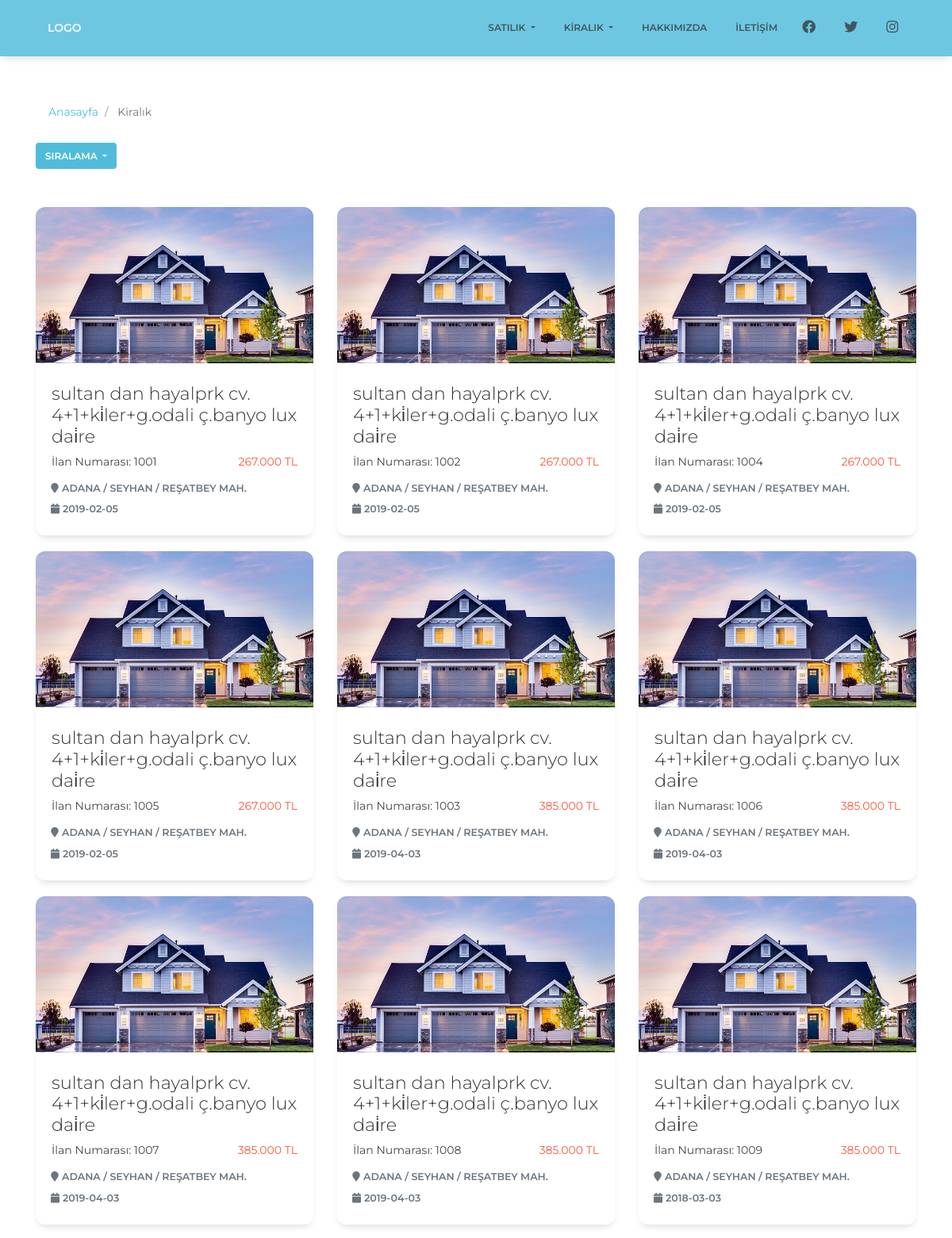
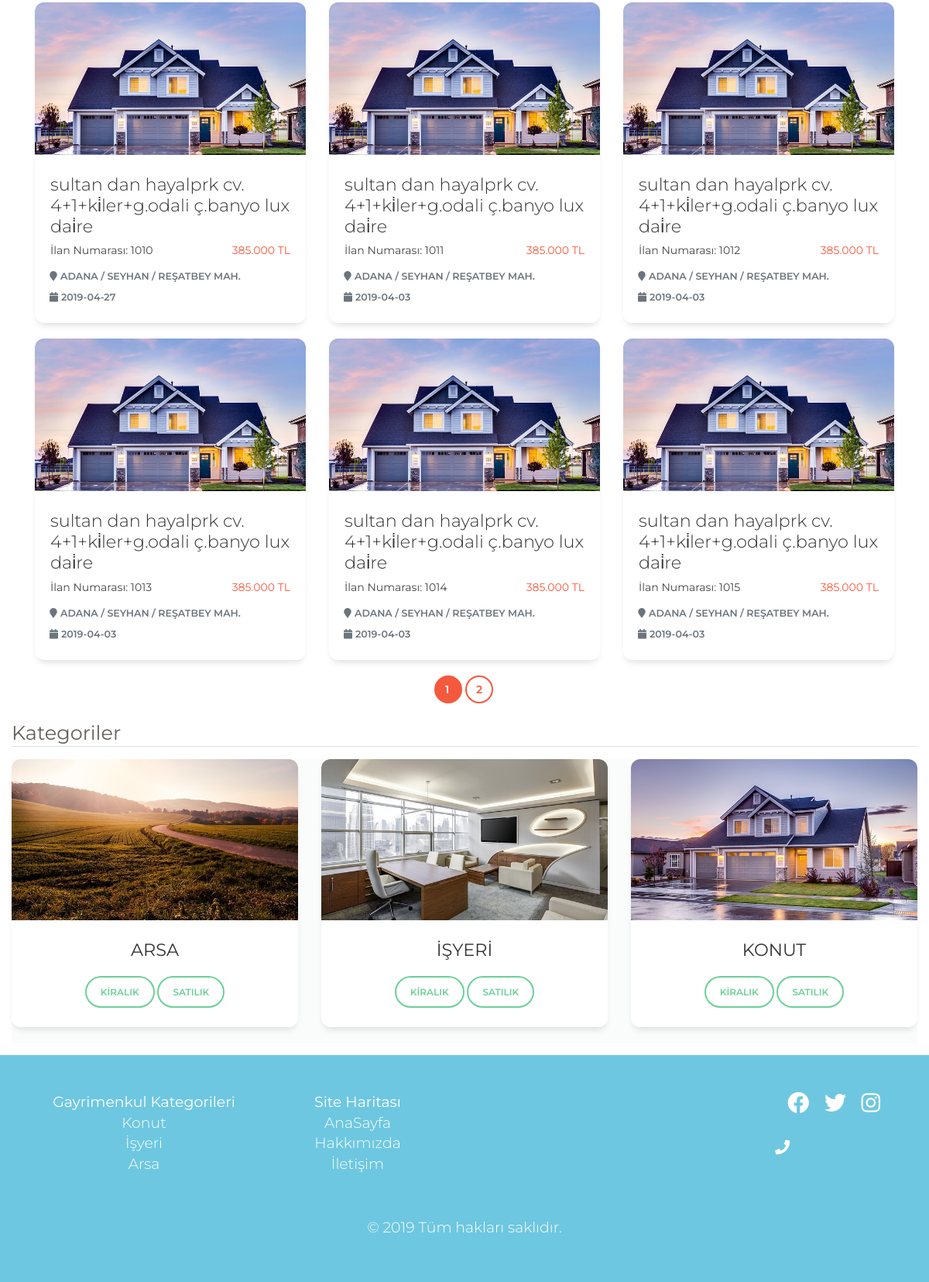
The page /arama.php?sirala=ucuz-pahali on the database as committed earlier (2 pictures, top to bottom).
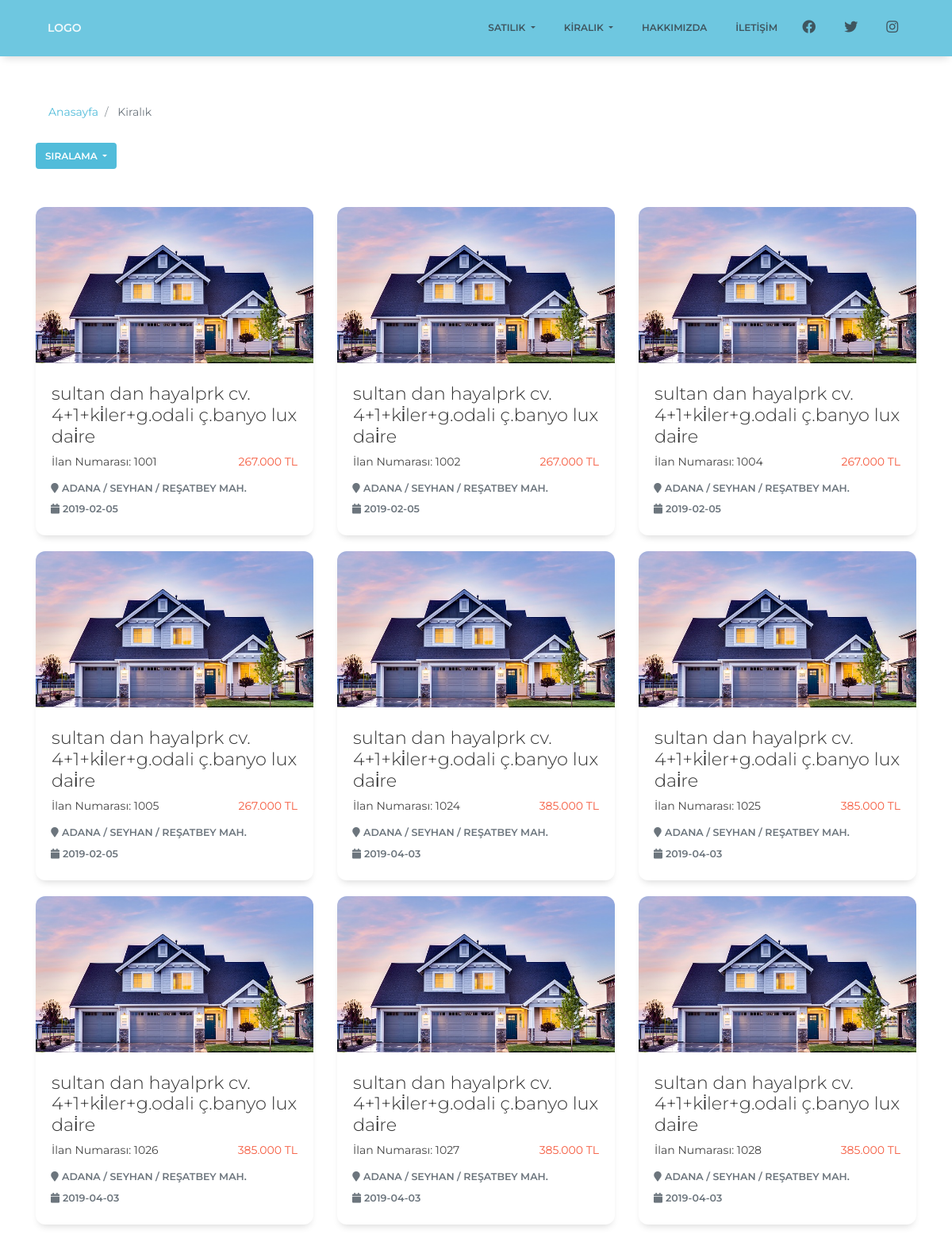
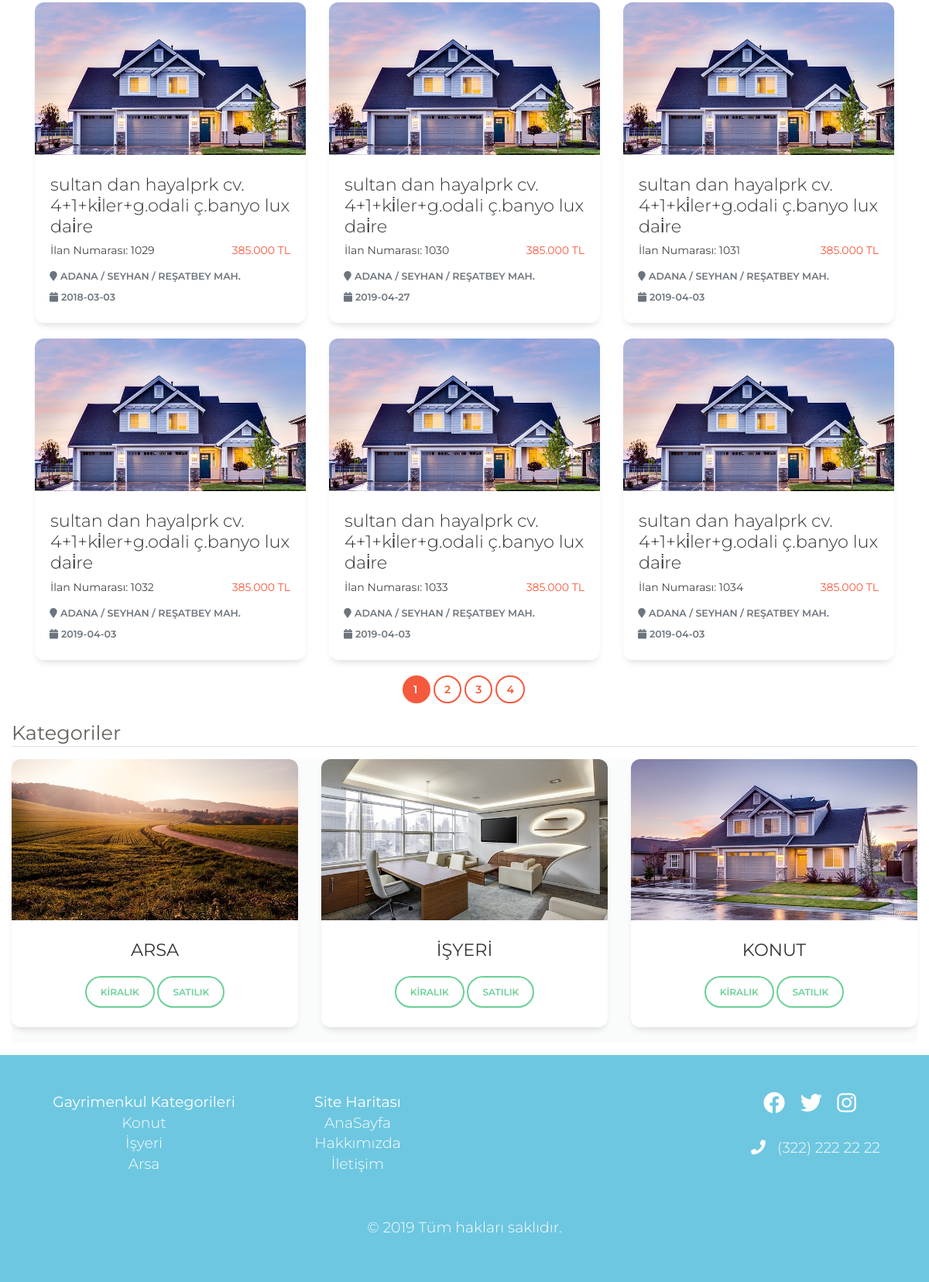
The same page on the database as committed later (2 pictures, top to bottom).
### tables this page shows
CREATE TABLE `tbl_ilan` (
  `ilan_numarasi` int(11) NOT NULL,
  `ilan_Adi` varchar(120) NOT NULL,
  `ilan_Aciklama` text NOT NULL,
  `ilan_Harita` varchar(500) NOT NULL,
  `ilan_YayinTarihi` date NOT NULL,
  `ilan_Metrekare` char(5) NOT NULL,
  `ilan_OdaSayisi` char(5) NOT NULL,
  `ilan_BulunduguKat` varchar(30) NOT NULL,
  `ilan_KatSayisi` varchar(30) NOT NULL,
  `ilan_BinaYasi` char(2) NOT NULL,
  `ilan_Isitma` varchar(55) NOT NULL,
  `ilan_KullanimDurumu` varchar(15) NOT NULL,
  `ilan_Esyali` varchar(15) NOT NULL,
  `ilan_TapuDurumu` varchar(35) NOT NULL,
  `ilan_KrediUygunluk` varchar(15) NOT NULL,
  `ilan_SiteIcerisinde` varchar(15) NOT NULL,
  `ilan_Aidat` int(11) NOT NULL,
  `ilan_Cephe` varchar(10) NOT NULL,
  `ilan_Fiyat` decimal(10,0) NOT NULL,
  `ilan_OneCikan` varchar(10) NOT NULL DEFAULT 'Hayir',
  `ilan_resim1` varchar(150) NOT NULL,
  `ilan_resim2` varchar(150) DEFAULT NULL,
  `ilan_resim3` varchar(150) DEFAULT NULL,
  `ilan_resim4` varchar(150) DEFAULT NULL,
  `ilan_resim5` varchar(150) DEFAULT NULL,
  `ilan_resim6` varchar(150) DEFAULT NULL,
  `ilan_resim7` varchar(150) DEFAULT NULL,
  `ilan_resim8` varchar(150) DEFAULT NULL,
  `ilan_resim9` varchar(150) DEFAULT NULL,
  `ilan_resim10` varchar(150) DEFAULT NULL,
  `ilan_Kategori` varchar(100) NOT NULL,
  `ilan_Durum` varchar(100) NOT NULL,
  `ilan_Konum` varchar(300) NOT NULL
);

CREATE TABLE `tbl_sistem` (
  `id` int(11) NOT NULL,
  `telefon1` varchar(80) DEFAULT NULL,
  `telefon2` varchar(80) DEFAULT NULL,
  `Adres` varchar(180) DEFAULT NULL,
  `Mail` varchar(80) DEFAULT NULL,
  `sosyal_Facebook` varchar(250) DEFAULT NULL,
  `sosyal_Twitter` varchar(250) DEFAULT NULL,
  `sosyal_Instagram` varchar(250) DEFAULT NULL,
  `map` text DEFAULT NULL
);

### assets/function.php (called while the page is built)
<?php
 function seo($str){
	$preg = array('Ç', 'Ş', 'Ğ', 'Ü', 'İ', 'Ö', 'ç', 'ş', 'ğ', 'ü', 'ö', 'ı', '+', '#', '.');
	$match = array('c', 's', 'g', 'u', 'i', 'o', 'c', 's', 'g', 'u', 'o', 'i', 'plus', 'sharp', '');
	$perma = strtolower(str_replace($preg, $match, $str));
	$perma = preg_replace("@[^A-Za-z0-9\-_\.\+]@i", ' ', $perma);
	$perma = trim(preg_replace('/\s+/', ' ', $perma));
	$perma = str_replace(' ', '-', $perma);
	return $perma;
}
 ?>

### assets/config.php (called while the page is built, shortened)
<?php
 if
 (!defined("include"))
 {
      echo '<meta http-equiv="refresh" content="0;URL=../index.php">';
       exit();
     }
     else
     {
          try {
               $db = new PDO("mysql:host=localhost;dbname=oguzemlak;charset=utf8", "root", "123456789");
          } catch ( PDOException $e ){
               print $e->getMessage();
          }
          $query = $db->query("SELECT * FROM tbl_sistem")->fetch(PDO::FETCH_ASSOC);
     }
?>

### arama.php (the view, shortened to what the changed rows need)
<?php
include("assets/config.php");
include("assets/function.php");
?>
<!doctype html>
<html lang="tr">
<head>
  <link href="assets/css/bootstrap.min.css" rel="stylesheet" />
  <link href="assets/css/paper-kit.css" rel="stylesheet" />
  <link rel="stylesheet" href="https://use.fontawesome.com/releases/v5.8.1/css/all.css">
</head>
<body>
  <div class="container mt-5 ">
    <div class="row">
      <div class="col-lg-12">
        <div class="row">
          <?php
          $listelenen = 15;
          $sayi = $db->query("SELECT * FROM tbl_ilan ")->rowCount();
          $toplamsayfa     = ceil($sayi / $listelenen);
          $sayfa = isset($_GET['sayfa']) ? (int)$_GET['sayfa'] : 1;
          $limit = ($sayfa - 1) * $listelenen;
          $kategori = $_SESSION['kategori'];
          $durum = $_SESSION['durum'];
          $ilanad = $_SESSION['ilanad'];
          if ($_GET['sirala'] == "tarih") {
              foreach ($db->query("select * from tbl_ilan where ilan_numarasi like '%$ilanad%' or ilan_Konum like '%$ilanad%'  and ilan_Kategori='$kategori' and ilan_Durum='$durum' order by ilan_YayinTarihi desc LIMIT $limit,$listelenen") as $gelen) {
                $seourl = seo($gelen['ilan_Adi']);
                ?>
              <div class="col-md-4 d-flex">
        <div class="card  flex-fill">
        <a href="<?php echo $seourl . '-' . $gelen['ilan_numarasi']; ?>">
          <div class="embed-responsive embed-responsive-16by9 ">
            <img alt="Card image cap" class="card-img-top embed-responsive-item" src="assets/img/sample.jpg" />
          </div>
          <div class="card-body">
            <h4 class="card-title"><?php echo mb_strtolower($gelen['ilan_Adi'], 'utf8'); ?></h4>
            <div class="yayin-bilgi mt-2">
              <span class="float-left"><strong>İlan Numarası: <?php echo $gelen['ilan_numarasi']; ?></strong></span>
              <span class="float-right text-muted text-danger"><strong><?php
                                                                        echo number_format(
                                                                          $gelen['ilan_Fiyat'],
                                                                          0,
                                                                          ',',
                                                                          '.'
                                                                        );
                                                                        ?> TL</strong></span>
            </div>
          </div>
          <div class="card-footer ">
            <div class="row">
              <span class="col-12 h6 text-muted text-left"><em class="fa fa-map-marker"></em><?php echo $gelen['ilan_Konum']; ?></span>
            </div>
            <div class="row ">
              <span class="col-12 h6 text-muted text-left"><i class="fas fa-calendar ml-1 mr-1"> </i><?php echo $gelen['ilan_YayinTarihi']; ?></span>
            </div>
          </div>
        </a>
        </div>
    </div><?php
                }
              } elseif ($_GET['sirala'] == "ucuz-pahali") {
                foreach ($db->query("select * from tbl_ilan where ilan_numarasi like '%$ilanad%' or ilan_Konum like '%$ilanad%'  and ilan_Kategori='$kategori' and ilan_Durum='$durum' order by ilan_Fiyat asc LIMIT $limit,$listelenen") as $gelen) {
                  $seourl = seo($gelen['ilan_Adi']);
                  ?>
              <div class="col-md-4 d-flex">
        <div class="card  flex-fill">
        <a href="<?php echo $seourl . '-' . $gelen['ilan_numarasi']; ?>">
          <div class="embed-responsive embed-responsive-16by9 ">
            <img alt="Card image cap" class="card-img-top embed-responsive-item" src="assets/img/sample.jpg" />
          </div>
          <div class="card-body">
            <h4 class="card-title"><?php echo mb_strtolower($gelen['ilan_Adi'], 'utf8'); ?></h4>
            <div class="yayin-bilgi mt-2">
              <span class="float-left"><strong>İlan Numarası: <?php echo $gelen['ilan_numarasi']; ?></strong></span>
              <span class="float-right text-muted text-danger"><strong><?php
                                                                        echo number_format(
                                                                          $gelen['ilan_Fiyat'],
                                                                          0,
                                                                          ',',
                                                                          '.'
                                                                        );
                                                                        ?> TL</strong></span>
            </div>
          </div>
          <div class="card-footer ">
            <div class="row">
              <span class="col-12 h6 text-muted text-left"><em class="fa fa-map-marker"></em><?php echo $gelen['ilan_Konum']; ?></span>
            </div>
            <div class="row ">
              <span class="col-12 h6 text-muted text-left"><i class="fas fa-calendar ml-1 mr-1"> </i><?php echo $gelen['ilan_YayinTarihi']; ?></span>
            </div>
          </div>
        </a>
        </div>
    </div><?php
                }
              }
            ?>
        </div>
      </div>
    </div>
    <nav aria-label="sayfalama">
      <ul class="pagination justify-content-center">
        <?php
        for ($s = 1; $s <= $toplamsayfa; $s++) {
          if ($sayfa == $s) {
            echo '<li class="page-item active"><a class="page-link"href="?sirala=' . $_GET['sirala'] . '&sayfa=' . $s . '">' . $s . '</a></li>';
          } else {
            echo '<li class="page-item"><a class="page-link"href="?sirala=' . $_GET['sirala'] . '&sayfa=' . $s . '">' . $s . '</a></li> ';
          }
        }
        ?>
      </ul>
    </nav>
  </div>
  <div class="container-fluid fixed-row-bottom mt-3">
    <div class="row p-5 bg-info">
      <div class="col-md-12 ">
        <div class="row">
          <div class="col-md-6">
          <div class="float-right">
<a target="_blank" href="//<?php echo $query['sosyal_Facebook']; ?>"><em class="fab fa-facebook fa-2x text-white ml-3"></em></a>
<a target="_blank" href="//<?php echo $query['sosyal_Twitter']; ?>"><em class="fab fa-twitter fa-2x text-white ml-3" aria-hidden="true"></em></a>
<a target="_blank" href="//<?php echo $query['sosyal_Instagram']; ?>"><em class="fab fa-instagram fa-2x text-white ml-3" aria-hidden="true"></em></a>
<p class="text-white h5 mt-4"><em class="fa fa-phone mr-3 mt-2"></em><?php echo $query['telefon1']; ?></p>
</div>
          </div>
        </div>
      </div>
    </div>
  </div>
</body>
</html>

Rows that differ between the two databases and show on the page:
no longer on this page (row unchanged): tbl_ilan: ilan_Adi "sultan dan hayalprk cv. 4+1+ki̇ler+g.odali ç.banyo lux dai̇re", ilan_numarasi "1003", ilan_Fiyat "385.000", ilan_Konum "ADANA / SEYHAN / REŞATBEY MAH.", ilan_YayinTarihi "2019-04-03"
no longer on this page (row unchanged): tbl_ilan: ilan_Adi "sultan dan hayalprk cv. 4+1+ki̇ler+g.odali ç.banyo lux dai̇re", ilan_numarasi "1006", ilan_Fiyat "385.000", ilan_Konum "ADANA / SEYHAN / REŞATBEY MAH.", ilan_YayinTarihi "2019-04-03"
no longer on this page (row unchanged): tbl_ilan: ilan_Adi "sultan dan hayalprk cv. 4+1+ki̇ler+g.odali ç.banyo lux dai̇re", ilan_numarasi "1007", ilan_Fiyat "385.000", ilan_Konum "ADANA / SEYHAN / REŞATBEY MAH.", ilan_YayinTarihi "2019-04-03"
no longer on this page (row unchanged): tbl_ilan: ilan_Adi "sultan dan hayalprk cv. 4+1+ki̇ler+g.odali ç.banyo lux dai̇re", ilan_numarasi "1008", ilan_Fiyat "385.000", ilan_Konum "ADANA / SEYHAN / REŞATBEY MAH.", ilan_YayinTarihi "2019-04-03"
no longer on this page (row unchanged): tbl_ilan: ilan_Adi "sultan dan hayalprk cv. 4+1+ki̇ler+g.odali ç.banyo lux dai̇re", ilan_numarasi "1009", ilan_Fiyat "385.000", ilan_Konum "ADANA / SEYHAN / REŞATBEY MAH.", ilan_YayinTarihi "2018-03-03"
no longer on this page (row unchanged): tbl_ilan: ilan_Adi "sultan dan hayalprk cv. 4+1+ki̇ler+g.odali ç.banyo lux dai̇re", ilan_numarasi "1010", ilan_Fiyat "385.000", ilan_Konum "ADANA / SEYHAN / REŞATBEY MAH.", ilan_YayinTarihi "2019-04-27"
no longer on this page (row unchanged): tbl_ilan: ilan_Adi "sultan dan hayalprk cv. 4+1+ki̇ler+g.odali ç.banyo lux dai̇re", ilan_numarasi "1011", ilan_Fiyat "385.000", ilan_Konum "ADANA / SEYHAN / REŞATBEY MAH.", ilan_YayinTarihi "2019-04-03"
no longer on this page (row unchanged): tbl_ilan: ilan_Adi "sultan dan hayalprk cv. 4+1+ki̇ler+g.odali ç.banyo lux dai̇re", ilan_numarasi "1012", ilan_Fiyat "385.000", ilan_Konum "ADANA / SEYHAN / REŞATBEY MAH.", ilan_YayinTarihi "2019-04-03"
no longer on this page (row unchanged): tbl_ilan: ilan_Adi "sultan dan hayalprk cv. 4+1+ki̇ler+g.odali ç.banyo lux dai̇re", ilan_numarasi "1013", ilan_Fiyat "385.000", ilan_Konum "ADANA / SEYHAN / REŞATBEY MAH.", ilan_YayinTarihi "2019-04-03"
no longer on this page (row unchanged): tbl_ilan: ilan_Adi "sultan dan hayalprk cv. 4+1+ki̇ler+g.odali ç.banyo lux dai̇re", ilan_numarasi "1014", ilan_Fiyat "385.000", ilan_Konum "ADANA / SEYHAN / REŞATBEY MAH.", ilan_YayinTarihi "2019-04-03"
no longer on this page (row edited): tbl_ilan: ilan_Adi "sultan dan hayalprk cv. 4+1+ki̇ler+g.odali ç.banyo lux dai̇re", ilan_numarasi "1015", ilan_Fiyat "385.000", ilan_Konum "ADANA / SEYHAN / REŞATBEY MAH.", ilan_YayinTarihi "2019-04-03"
added tbl_ilan: ilan_Adi "sultan dan hayalprk cv. 4+1+ki̇ler+g.odali ç.banyo lux dai̇re", ilan_numarasi "1024", ilan_Fiyat "385.000", ilan_Konum "ADANA / SEYHAN / REŞATBEY MAH.", ilan_YayinTarihi "2019-04-03"
added tbl_ilan: ilan_Adi "sultan dan hayalprk cv. 4+1+ki̇ler+g.odali ç.banyo lux dai̇re", ilan_numarasi "1025", ilan_Fiyat "385.000", ilan_Konum "ADANA / SEYHAN / REŞATBEY MAH.", ilan_YayinTarihi "2019-04-03"
added tbl_ilan: ilan_Adi "sultan dan hayalprk cv. 4+1+ki̇ler+g.odali ç.banyo lux dai̇re", ilan_numarasi "1026", ilan_Fiyat "385.000", ilan_Konum "ADANA / SEYHAN / REŞATBEY MAH.", ilan_YayinTarihi "2019-04-03"
added tbl_ilan: ilan_Adi "sultan dan hayalprk cv. 4+1+ki̇ler+g.odali ç.banyo lux dai̇re", ilan_numarasi "1027", ilan_Fiyat "385.000", ilan_Konum "ADANA / SEYHAN / REŞATBEY MAH.", ilan_YayinTarihi "2019-04-03"
added tbl_ilan: ilan_Adi "sultan dan hayalprk cv. 4+1+ki̇ler+g.odali ç.banyo lux dai̇re", ilan_numarasi "1028", ilan_Fiyat "385.000", ilan_Konum "ADANA / SEYHAN / REŞATBEY MAH.", ilan_YayinTarihi "2019-04-03"
added tbl_ilan: ilan_Adi "sultan dan hayalprk cv. 4+1+ki̇ler+g.odali ç.banyo lux dai̇re", ilan_numarasi "1029", ilan_Fiyat "385.000", ilan_Konum "ADANA / SEYHAN / REŞATBEY MAH.", ilan_YayinTarihi "2018-03-03"
added tbl_ilan: ilan_Adi "sultan dan hayalprk cv. 4+1+ki̇ler+g.odali ç.banyo lux dai̇re", ilan_numarasi "1030", ilan_Fiyat "385.000", ilan_Konum "ADANA / SEYHAN / REŞATBEY MAH.", ilan_YayinTarihi "2019-04-27"
added tbl_ilan: ilan_Adi "sultan dan hayalprk cv. 4+1+ki̇ler+g.odali ç.banyo lux dai̇re", ilan_numarasi "1031", ilan_Fiyat "385.000", ilan_Konum "ADANA / SEYHAN / REŞATBEY MAH.", ilan_YayinTarihi "2019-04-03"
added tbl_ilan: ilan_Adi "sultan dan hayalprk cv. 4+1+ki̇ler+g.odali ç.banyo lux dai̇re", ilan_numarasi "1032", ilan_Fiyat "385.000", ilan_Konum "ADANA / SEYHAN / REŞATBEY MAH.", ilan_YayinTarihi "2019-04-03"
added tbl_ilan: ilan_Adi "sultan dan hayalprk cv. 4+1+ki̇ler+g.odali ç.banyo lux dai̇re", ilan_numarasi "1033", ilan_Fiyat "385.000", ilan_Konum "ADANA / SEYHAN / REŞATBEY MAH.", ilan_YayinTarihi "2019-04-03"
added tbl_ilan: ilan_Adi "sultan dan hayalprk cv. 4+1+ki̇ler+g.odali ç.banyo lux dai̇re", ilan_numarasi "1034", ilan_Fiyat "385.000", ilan_Konum "ADANA / SEYHAN / REŞATBEY MAH.", ilan_YayinTarihi "2019-04-03"
added tbl_sistem: telefon1 "(322) 222 22 22"
Other text that changed with them:
new list line: "3"
new list line: "4"
